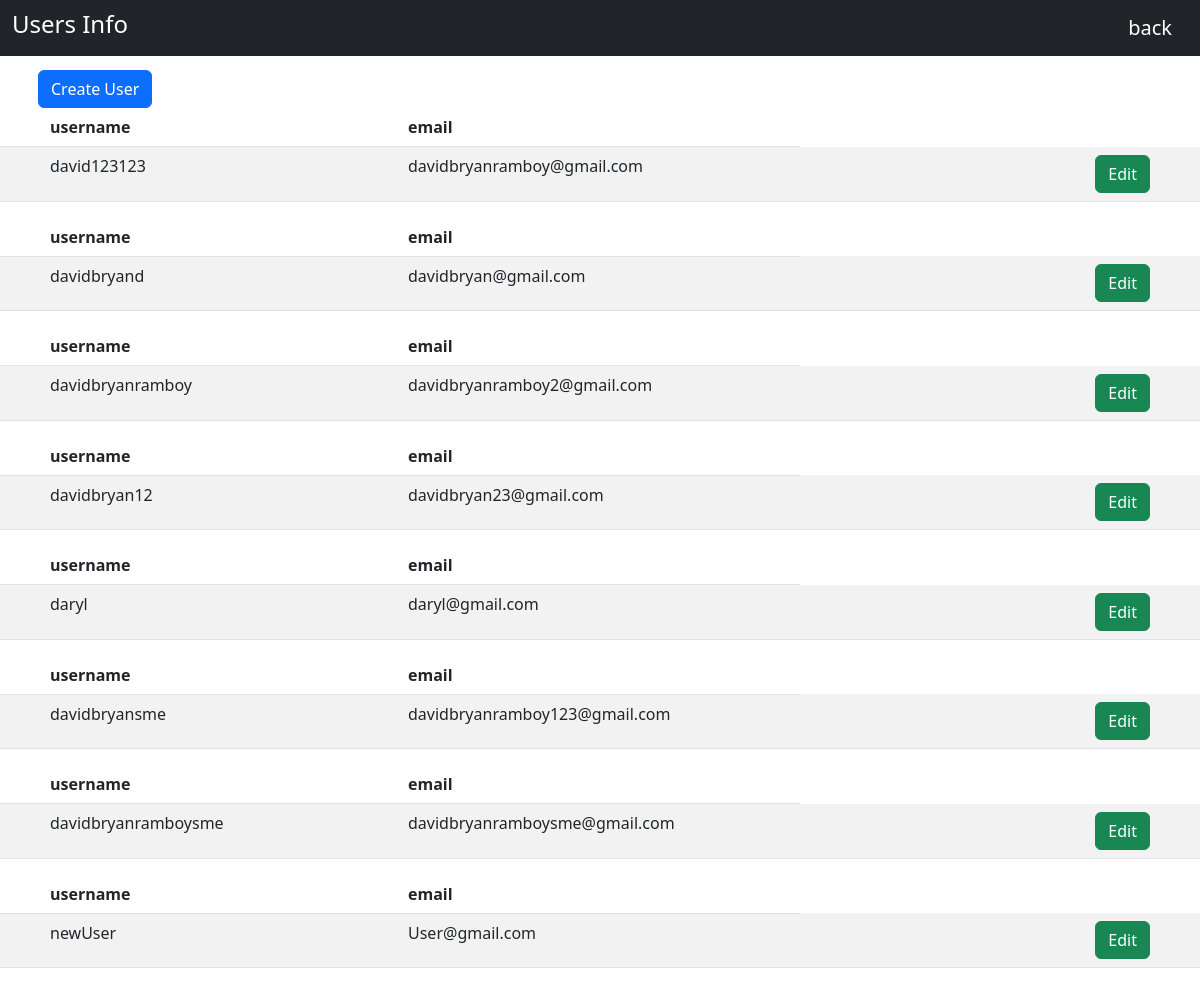
The page /um-admin/users-info/ (signed in) on the database as committed earlier.
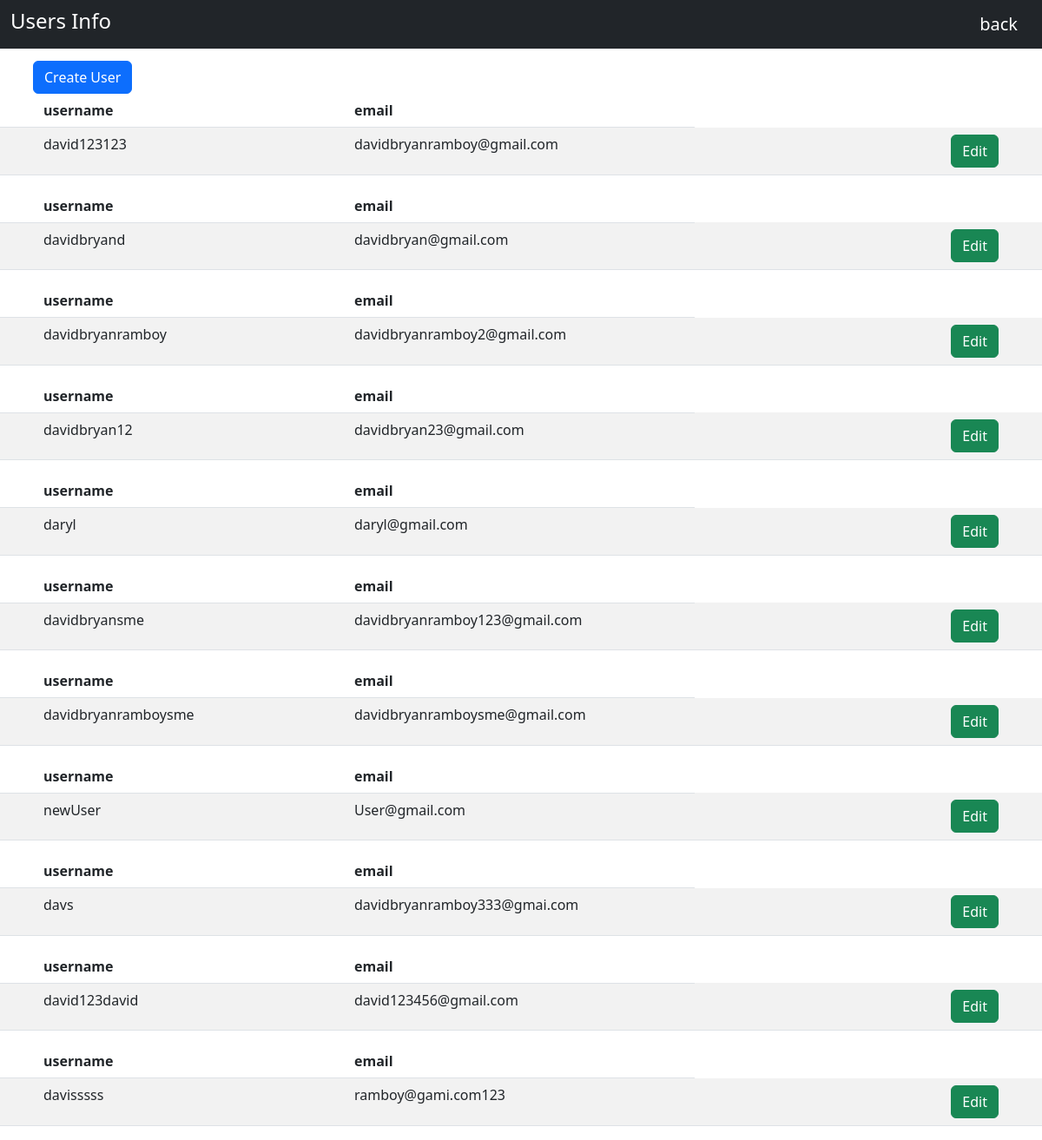
The same page on the database as committed later.
### account/models.py (models this page shows)
class Custom_user(AbstractUser):
    address = models.CharField(max_length=100, blank=True, null=True)
    phone_number = models.CharField(max_length=20, blank=True, null=True)
    email = models.EmailField(unique=True,blank=True, null=True)
    position = models.CharField(max_length=100,blank=True, null=True)
    company = models.CharField(max_length=100,blank=True, null=True)
    def __str__(self):
        return self.email
    EMAIL_FIELD = 'email'
    ADDRESS_FIELD = 'address'
    PHONE_NUMBER_FIELD = 'phone_number'
    REQUIRED_FIELDS = ['email','address','phone_number']
    is_active = models.BooleanField(default=True)

### customadmin/decorators.py (the view)
    def wrapper(request, *args, **kwargs):
        if not request.user.is_superuser:
            return redirect('admin_login')
        return view_func(request, *args, **kwargs)

### customadmin/views.py (called while the page is built)
@admin_required
def users_info(request):
    users = Custom_user.objects.all()
    return render(request, 'customadmin/users_info.html',{
        'users' : users
    })

### customadmin/templates/customadmin/users_info.html (shortened to what this page needs)
{% extends 'account/base.html' %}
{% block content %}
<div class="w-100" style="height:70px;">
    <nav class="navbar navbar-expand-lg navbar-light bg-dark sticky-top">
        <div class="container-fluid d-flex justify-content-between">
            <h4 class="text-white">Users Info</h4>
            <a class="navbar-brand text-white" href="{% url 'home'%}">back</a>
        </div>
    </nav>
</div>
<div>
        <a href="{% url 'create_user' %}" class="btn btn-primary" style="margin-left: 38px;">Create User</a>
        {% for user in users %}
            <table class="table table-striped">
                <thead>
                    <tr>
                        <th style="padding-left: 50px;">username</th>
                        <th>email</th>
                    </tr>
                </thead>
                <tbody>
                    <tr>
                        <td style="width: 300px; padding-left: 50px;">{{user.username}}</td>
                        <td style="width:300px;">{{user.email}}</td>
                        <td style="width:300px; padding-right: 50px;" class="text-end" >
                            <a href="{% url 'edit_user' user.id %}" class="btn btn-success">Edit</a>
                        </td>
                    </tr>
                </tbody>
            </table>
        {% endfor %}
</div>
{% endblock %}

Rows that differ between the two databases and show on the page:
added Custom_user: username "davs", email "davidbryanramboy333@gmai.com"
added Custom_user: username "david123david", email "david123456@gmail.com"
added Custom_user: username "davisssss", email "ramboy@gami.com123"
